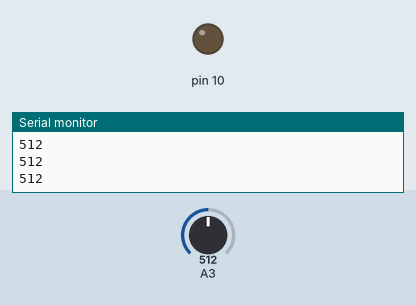
This sketch was run on a simulated Arduino Uno, built with avr-gcc and run on an emulated ATmega328P. Shown: output pins drawn as LEDs (lit = HIGH), the last lines printed to the serial monitor. Inputs (shaded band) come from the test bench; at power-on: A3 = 512.

Above: at 1.2 s.
1.3 s: A3 set to 108
2.8 s: A3 set to 89
At 4.0 s:
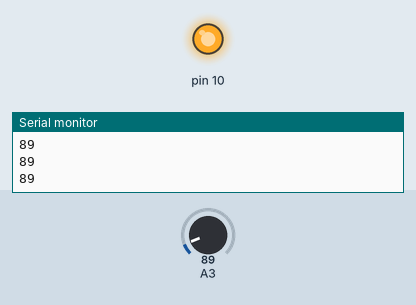
4.3 s: A3 set to 122
At 5.4 s:
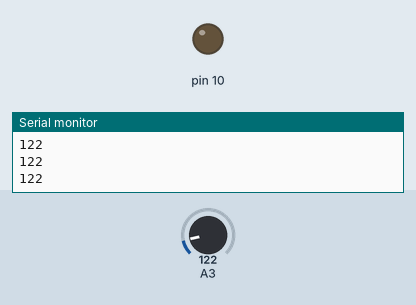
5.8 s: A3 set to 0
At 6.6 s:
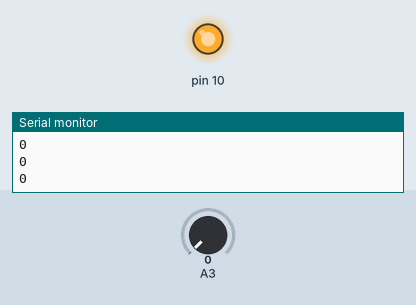
Timing chart, 0 to 8.3 s (numbered marks = the images above; inputs shaded):
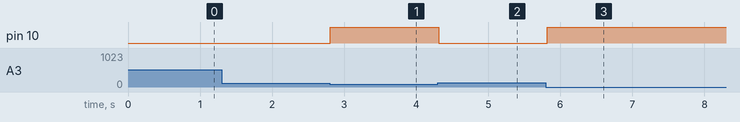

Measured:
- the behaviour switches between 101 and 100 on A3 (found by bisection; images 0 and 1)
- after the input at 2.8 s, pin 10: LOW → HIGH at once
- after the input at 4.3 s, pin 10: HIGH → LOW at once
- after the input at 5.8 s, pin 10: LOW → HIGH at once

The sketch:

guangzhaocaideng.ino
```cpp
int a =100;        //亮度值
void setup ()
{
    Serial.begin(115200);    //设置串口波特率
    pinMode(10,OUTPUT);  //设置输出口
}
void loop()
{
    int n = analogRead(A3);   //读取模拟口A3，获取光强
    Serial.println(n);               // 用于IDE串口观察窗
    if (n<= a )                         //对光强进行判断
        digitalWrite(10,HIGH);
    else
        digitalWrite(10,LOW);
    delay(100);       //防止串口写入速度过快
}
```
